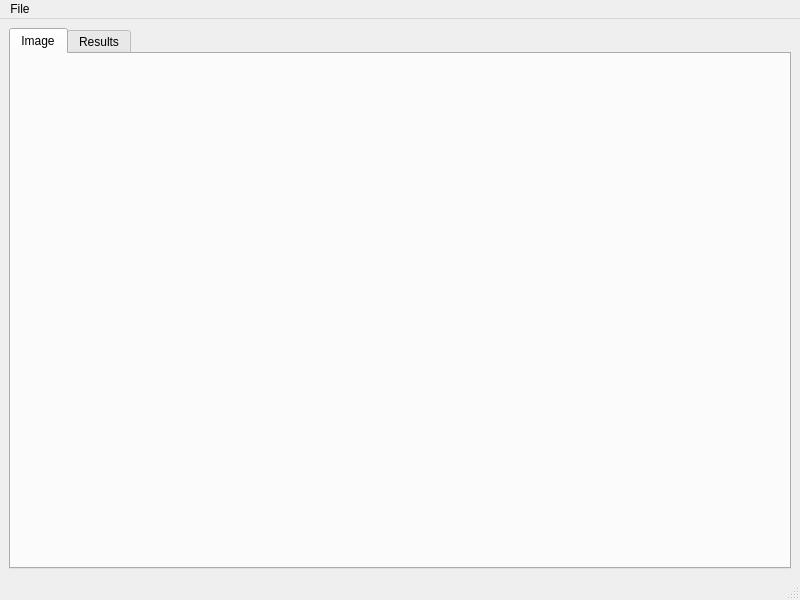
<?xml version="1.0" encoding="UTF-8"?>
<ui version="4.0">
 <class>ImageDrawMainWindow</class>
 <widget class="QMainWindow" name="ImageDrawMainWindow">
  <property name="geometry">
   <rect>
    <x>0</x>
    <y>0</y>
    <width>800</width>
    <height>600</height>
   </rect>
  </property>
  <property name="windowTitle">
   <string>ImageDraw</string>
  </property>
  <widget class="QWidget" name="centralwidget">
   <layout class="QVBoxLayout" name="verticalLayout">
    <item>
     <widget class="QTabWidget" name="_tabWidget">
      <property name="currentIndex">
       <number>0</number>
      </property>
      <widget class="QWidget" name="_imageTab">
       <attribute name="title">
        <string>Image</string>
       </attribute>
      </widget>
      <widget class="QWidget" name="_dataTab">
       <attribute name="title">
        <string>Results</string>
       </attribute>
      </widget>
     </widget>
    </item>
   </layout>
  </widget>
  <widget class="QMenuBar" name="menubar">
   <property name="geometry">
    <rect>
     <x>0</x>
     <y>0</y>
     <width>800</width>
     <height>31</height>
    </rect>
   </property>
   <widget class="QMenu" name="menuFile">
    <property name="title">
     <string>File</string>
    </property>
    <addaction name="_actionLoad_Image"/>
    <addaction name="separator"/>
    <addaction name="_actionLoad_Data"/>
    <addaction name="_actionSave_Data"/>
    <addaction name="separator"/>
    <addaction name="_actionPrint_Table"/>
    <addaction name="_actionSave_Image"/>
    <addaction name="separator"/>
    <addaction name="_actionExit"/>
   </widget>
   <addaction name="menuFile"/>
  </widget>
  <widget class="QStatusBar" name="statusbar"/>
  <action name="_actionLoad_Image">
   <property name="text">
    <string>Load Image</string>
   </property>
  </action>
  <action name="_actionSave_Data">
   <property name="text">
    <string>Save Data</string>
   </property>
  </action>
  <action name="_actionSave_Image">
   <property name="text">
    <string>Save Image</string>
   </property>
  </action>
  <action name="_actionExit">
   <property name="text">
    <string>Exit</string>
   </property>
  </action>
  <action name="_actionPrint_Table">
   <property name="text">
    <string>Print Table</string>
   </property>
  </action>
  <action name="_actionLoad_Data">
   <property name="text">
    <string>Load Data</string>
   </property>
  </action>
 </widget>
 <resources/>
 <connections>
  <connection>
   <sender>_actionLoad_Image</sender>
   <signal>triggered()</signal>
   <receiver>ImageDrawMainWindow</receiver>
   <slot>load_image()</slot>
   <hints>
    <hint type="sourcelabel">
     <x>-1</x>
     <y>-1</y>
    </hint>
    <hint type="destinationlabel">
     <x>399</x>
     <y>299</y>
    </hint>
   </hints>
  </connection>
  <connection>
   <sender>_actionSave_Data</sender>
   <signal>triggered()</signal>
   <receiver>ImageDrawMainWindow</receiver>
   <slot>save_data()</slot>
   <hints>
    <hint type="sourcelabel">
     <x>-1</x>
     <y>-1</y>
    </hint>
    <hint type="destinationlabel">
     <x>399</x>
     <y>299</y>
    </hint>
   </hints>
  </connection>
  <connection>
   <sender>_actionSave_Image</sender>
   <signal>triggered()</signal>
   <receiver>ImageDrawMainWindow</receiver>
   <slot>save_image()</slot>
   <hints>
    <hint type="sourcelabel">
     <x>-1</x>
     <y>-1</y>
    </hint>
    <hint type="destinationlabel">
     <x>399</x>
     <y>299</y>
    </hint>
   </hints>
  </connection>
  <connection>
   <sender>_actionExit</sender>
   <signal>triggered()</signal>
   <receiver>ImageDrawMainWindow</receiver>
   <slot>close()</slot>
   <hints>
    <hint type="sourcelabel">
     <x>-1</x>
     <y>-1</y>
    </hint>
    <hint type="destinationlabel">
     <x>399</x>
     <y>299</y>
    </hint>
   </hints>
  </connection>
  <connection>
   <sender>_actionPrint_Table</sender>
   <signal>triggered()</signal>
   <receiver>ImageDrawMainWindow</receiver>
   <slot>print_table()</slot>
   <hints>
    <hint type="sourcelabel">
     <x>-1</x>
     <y>-1</y>
    </hint>
    <hint type="destinationlabel">
     <x>399</x>
     <y>299</y>
    </hint>
   </hints>
  </connection>
  <connection>
   <sender>_actionLoad_Data</sender>
   <signal>triggered()</signal>
   <receiver>ImageDrawMainWindow</receiver>
   <slot>load_data()</slot>
   <hints>
    <hint type="sourcelabel">
     <x>-1</x>
     <y>-1</y>
    </hint>
    <hint type="destinationlabel">
     <x>399</x>
     <y>299</y>
    </hint>
   </hints>
  </connection>
 </connections>
</ui>
